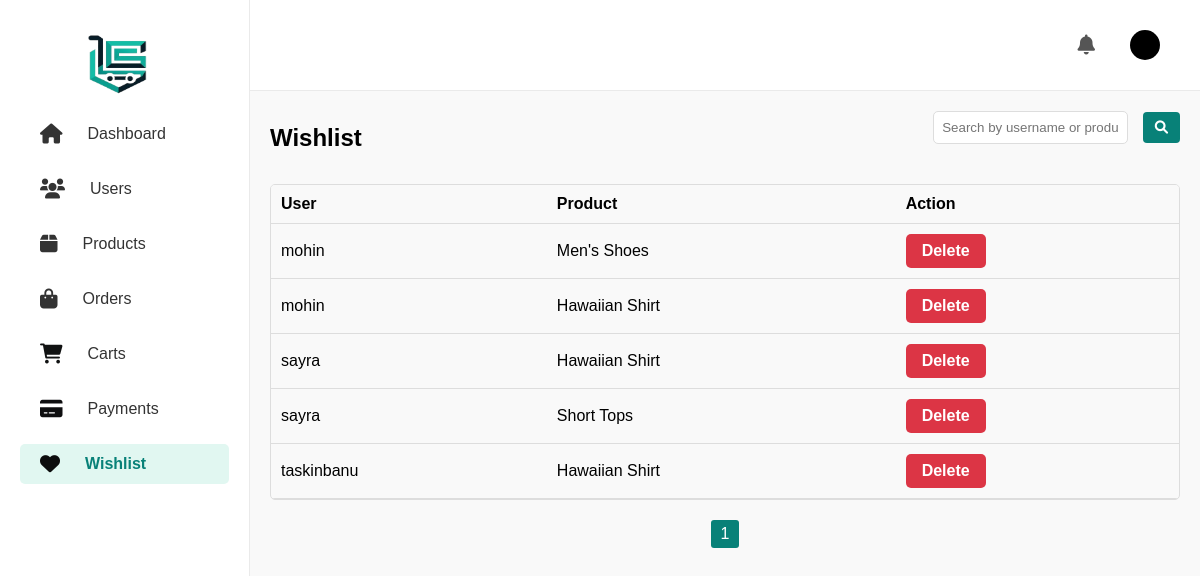
Screenshot of /dashboard/wishlists/ with the database file from the repository.
### app/models.py (models this page shows, shortened)
class Wishlist(models.Model):
    user = models.ForeignKey(User, on_delete=models.CASCADE)
    product = models.ForeignKey(Product, on_delete=models.CASCADE)

class Product(models.Model):
    title = models.CharField(max_length=100)
    selling_price = models.FloatField()
    discounted_price = models.FloatField()
    description = models.TextField()
    composition = models.TextField(default='', blank=True)
    prodapp = models.TextField(default='', blank=True)
    category = models.CharField(choices=CATEGORY_CHOICES, max_length=2)
    product_image = models.ImageField(upload_to='product')
    created_at = models.DateTimeField(auto_now_add=True)

### app/views.py (the view, shortened to what this page needs)
# urls.py: path('dashboard/wishlists/', views.dashboard_wishlists, name='dashboard_wishlists'),
def dashboard_wishlists(request):
    search_query = request.GET.get('q', '')
    if search_query:
        wishlists = Wishlist.objects.filter(
            user__username__icontains=search_query
        ) | Wishlist.objects.filter(
            product__title__icontains=search_query
        )
    else:
        wishlists = Wishlist.objects.all()
    paginator = Paginator(wishlists, 10)
    page_number = request.GET.get('page')
    page_obj = paginator.get_page(page_number)
    return render(request, 'app/admin_dashboard_wishlists.html', {
        'wishlists': page_obj,
        'search_query': search_query
    })

### templates/app/admin_dashboard_wishlists.html (shortened to what this page needs)
{% extends 'app/dashboard_static.html' %}
{% load static %}
{% block wishlist %}
<div class="wishlist-container">
    <div class="wishlist-header">
        <h1 class="wishlist-title">Wishlist</h1>
        <form method="GET" class="search-form">
            <input type="text" name="q" value="{{ search_query }}" placeholder="Search by username or product" class="wishlist-search-input">
            <button type="submit" class="search-btn"><i class="fa-solid fa-magnifying-glass" style="color: #ffffff;"></i></button>
        </form>
    </div>
    <div class="wishlist-table-container">
        <table class="wishlist-table">
            <thead>
                <tr>
                    <th>User</th>
                    <th>Product</th>
                    <th>Action</th>
                </tr>
            </thead>
            <tbody>
                {% for wishlist in wishlists %}
                <tr>
                    <td>{{ wishlist.user.username }}</td>
                    <td>{{ wishlist.product.title }}</td>
                    <td>
                        <a href="?delete_wishlist={{ wishlist.id }}" class="btn-delete" onclick="return confirm('Are you sure you want to delete this item?')">Delete</a>
                    </td>
                </tr>
                {% empty %}
                <tr>
                    <td colspan="3">No wishlist items found.</td>
                </tr>
                {% endfor %}
            </tbody>
        </table>
    </div>
    <div class="pagination">
        <span class="step-links">
            <span class="page-numbers">
                {% for num in wishlists.paginator.page_range %}
                    {% if wishlists.number == num %}
                        <span class="current-page">{{ num }}</span>
                    {% else %}
                        <a href="?page={{ num }}" class="page-link">{{ num }}</a>
                    {% endif %}
                {% endfor %}
            </span>
        </span>
    </div>
</div>
{% endblock %}

### templates/app/dashboard_static.html (style rules this page uses)
* { margin: 0; padding: 0; box-sizing: border-box; }
body { font-family: Arial, sans-serif; display: flex; height: 100vh; background-color: #f9f9f9; }
td { text-align: center; padding: 10px; }
.btn-delete { display: inline-block; padding: 8px 16px; background-color: #dc3545; color: white; text-decoration: none; border-radius: 5px; font-weight: bold; transition: background-color 0.3s ease, transform 0.2s ease; }
.customer-edit-btn, .btn-delete { border: none; }
.pagination { display: flex; justify-content: center; align-items: center; margin-top: 20px; }
.step-links { display: flex; gap: 10px; }
.page-numbers { display: flex; gap: 5px; }
.current-page { background-color: #088178; color: white; padding: 5px 10px; border-radius: 3px; }
.search-form { margin-bottom: 20px; }
.search-btn { padding: 8px 12px; background-color: #088178; color: white; border: none; border-radius: 4px; cursor: pointer; }

### templates/app/admin_dashboard_wishlists.html (style rules this page uses)
.wishlist-container { font-family: Arial, sans-serif; margin: 20px; }
.wishlist-header { display: flex; justify-content: space-between; align-items: center; margin-bottom: 20px; }
.wishlist-title { font-size: 24px; margin: 0; }
.wishlist-table-container { border: 1px solid #ddd; border-radius: 5px; overflow: hidden; }
.wishlist-table { width: 100%; border-collapse: collapse; }
.wishlist-table thead { background-color: #f9f9f9; }
.wishlist-table th, .wishlist-table td { padding: 10px; text-align: left; border-bottom: 1px solid #ddd; }
.wishlist-table th { font-weight: bold; }
.wishlist-search-input { flex: 1; padding: 8px; border: 1px solid #ddd; border-radius: 5px; margin-right: 10px; }
.pagination { margin-top: 20px; text-align: center; }
.current-page { background-color: #088178; color: white; padding: 5px 10px; border-radius: 3px; }
.btn-delete { display: inline-block; padding: 8px 16px; background-color: #dc3545; color: white; text-decoration: none; border-radius: 5px; font-weight: bold; transition: background-color 0.3s ease, transform 0.2s ease; }
.btn-delete { border: none; }

### rows the page displays
Wishlist: user.username "mohin", product "Men's Shoes"
Wishlist: user.username "mohin", product "Hawaiian Shirt"
Wishlist: user.username "sayra", product "Hawaiian Shirt"
Wishlist: user.username "sayra", product "Short Tops"
Wishlist: user.username "taskinbanu", product "Hawaiian Shirt"

### other values shown
{{ num }} "1"
